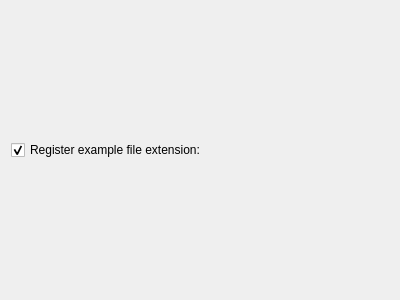
<?xml version="1.0" encoding="UTF-8"?>
<ui version="4.0">
 <class>RegisterFileCheckBoxForm</class>
 <widget class="QWidget" name="RegisterFileCheckBoxForm">
  <property name="geometry">
   <rect>
    <x>0</x>
    <y>0</y>
    <width>400</width>
    <height>300</height>
   </rect>
  </property>
  <property name="windowTitle">
   <string>Form</string>
  </property>
  <layout class="QVBoxLayout" name="verticalLayout">
   <item>
    <widget class="QCheckBox" name="RegisterFileCheckBox">
     <property name="text">
      <string>Register example file extension: </string>
     </property>
     <property name="checked">
      <bool>true</bool>
     </property>
    </widget>
   </item>
  </layout>
 </widget>
 <resources/>
 <connections/>
</ui>
